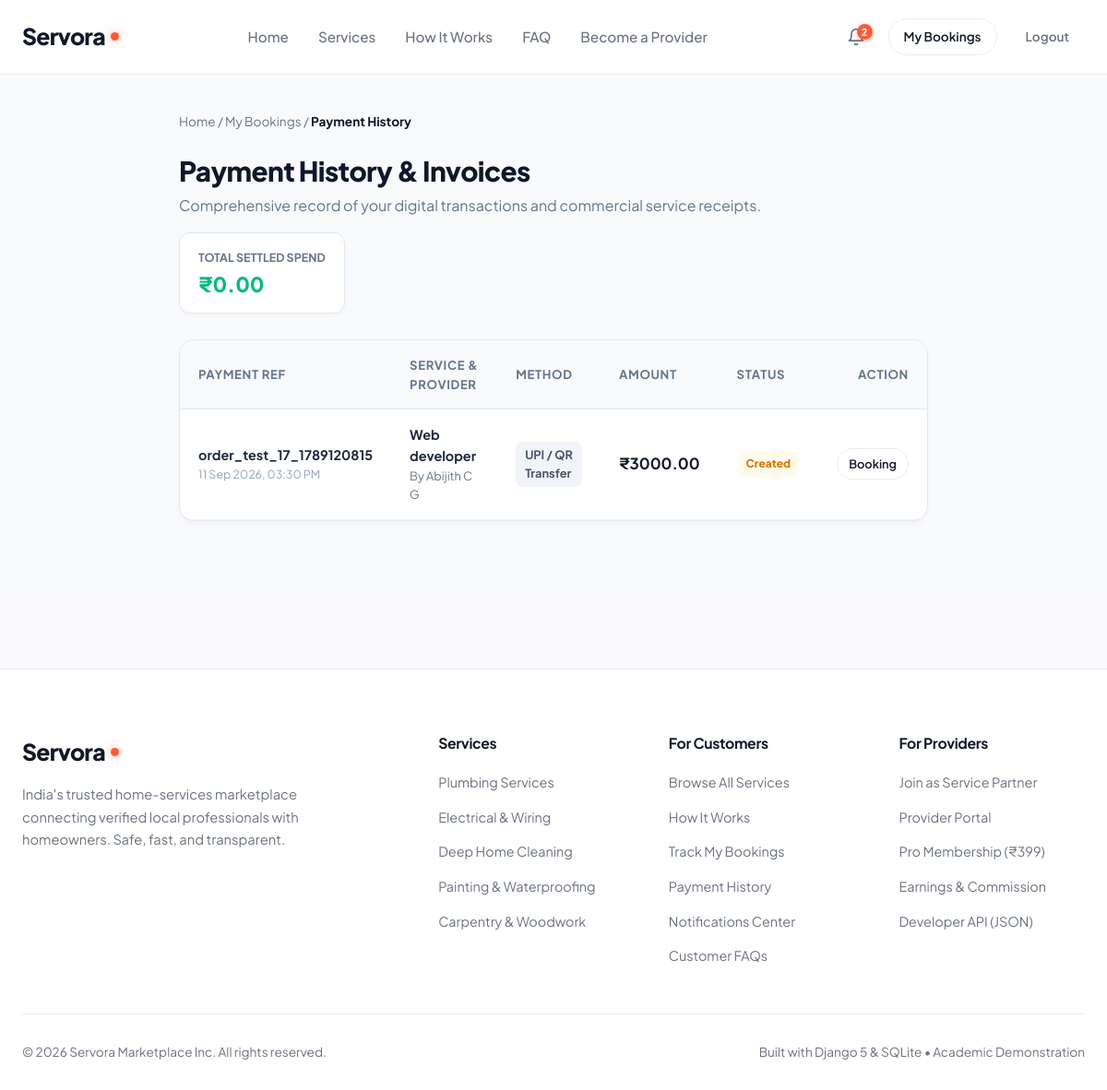
Before: /payments/history/ (signed in) with the older database file.
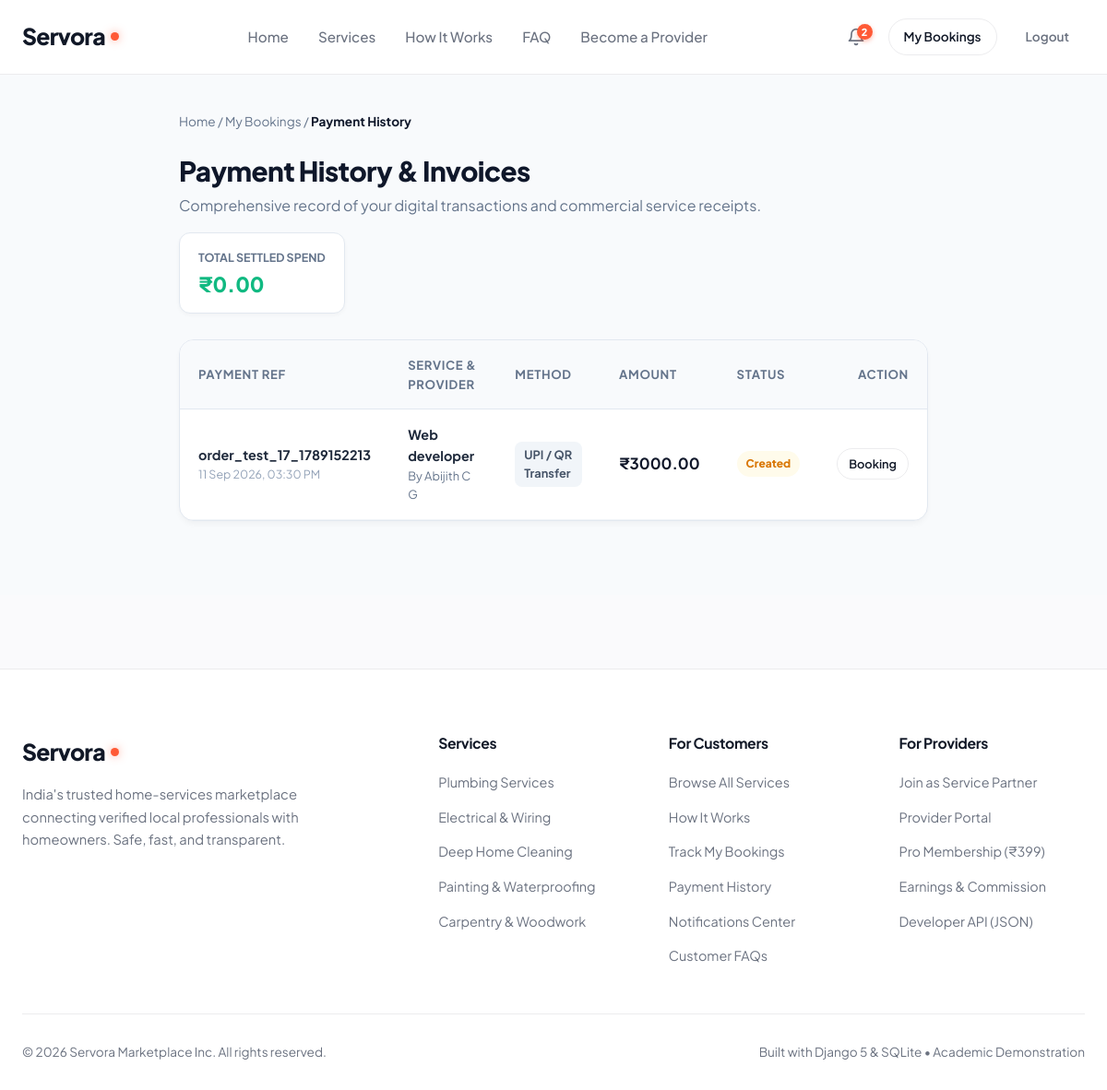
After: the same page with the newer database file.
### services/models.py (models this page shows, shortened)
class PaymentTransaction(models.Model):
    STATUS_CHOICES = (
        ('created', 'Created'),
        ('pending', 'Pending'),
        ('authorized', 'Authorized'),
        ('captured', 'Captured / Paid'),
        ('failed', 'Failed'),
        ('cancelled', 'Cancelled'),
        ('refunded', 'Refunded'),
        ('partially_refunded', 'Partially Refunded'),
    )
    PAYMENT_METHOD_CHOICES = (
        ('upi', 'UPI / QR Transfer'),
        ('card', 'Debit / Credit Card'),
        ('netbanking', 'Net Banking'),
        ('wallet', 'Digital Wallet'),
        ('other', 'Other'),
    )
    booking = models.ForeignKey(Booking, on_delete=models.CASCADE, related_name='payment_transactions')
    customer = models.ForeignKey(User, on_delete=models.CASCADE, related_name='customer_payments')
    provider = models.ForeignKey(UserProfile, on_delete=models.CASCADE, related_name='provider_payments')
    gateway = models.CharField(max_length=50, default='test_gateway')
    gateway_order_id = models.CharField(max_length=100, blank=True, db_index=True)
    gateway_payment_id = models.CharField(max_length=100, blank=True, db_index=True)
    gateway_signature = models.CharField(max_length=255, blank=True)
    amount = models.DecimalField(max_digits=10, decimal_places=2)
    currency = models.CharField(max_length=10, default='INR')
    payment_method = models.CharField(max_length=30, choices=PAYMENT_METHOD_CHOICES, default='upi')
    status = models.CharField(max_length=30, choices=STATUS_CHOICES, default='created')
    failure_reason = models.TextField(blank=True, default='')
    paid_at = models.DateTimeField(null=True, blank=True)
    is_demo = models.BooleanField(default=False, help_text="True if synthetic test-mode transaction.")
    created_at = models.DateTimeField(auto_now_add=True)
    updated_at = models.DateTimeField(auto_now=True)
    class Meta:
        ordering = ['-created_at']

class Booking(models.Model):
    STATUS_CHOICES = (
        ('pending', 'Pending Approval'),
        ('accepted', 'Accepted / In Progress'),
        ('completed', 'Completed'),
        ('declined', 'Declined'),
        ('cancelled', 'Cancelled'),
    )
    PAYMENT_STATUS_CHOICES = (
        ('unpaid', 'Unpaid'),
        ('pending', 'Payment Pending'),
        ('paid', 'Paid'),
        ('failed', 'Payment Failed'),
        ('refunded', 'Refunded'),
    )
    service = models.ForeignKey(Service, on_delete=models.CASCADE, related_name='bookings')
    customer = models.ForeignKey(User, on_delete=models.CASCADE, related_name='bookings')
    booking_date = models.DateField()
    booking_time = models.TimeField()
    status = models.CharField(max_length=20, choices=STATUS_CHOICES, default='pending')
    payment_status = models.CharField(
        max_length=20,
        choices=PAYMENT_STATUS_CHOICES,
        default='unpaid',
        help_text="Financial settlement status of the customer booking."
    )
    service_amount = models.DecimalField(
        max_digits=10,
        decimal_places=2,
        default=Decimal('0.00'),
        help_text="Base price for the agreed service."
    )
    materials_amount = models.DecimalField(
        max_digits=10,
        decimal_places=2,
        default=Decimal('0.00'),
        help_text="Total approved physical materials and parts reimbursement."
    )
    final_amount = models.DecimalField(
        max_digits=10,
        decimal_places=2,
        default=Decimal('0.00'),
        help_text="Final payable total locked after materials approval (service + materials)."
    )
    total_amount = models.DecimalField(max_digits=10, decimal_places=2)
    commission_rate = models.DecimalField(
        max_digits=5,
        decimal_places=2,
        default=10.00,
        help_text="Platform commission percentage (default 10%)"
    )
    commission_amount = models.DecimalField(
        max_digits=10,
        decimal_places=2,
        default=0.00,
        help_text="Calculated platform revenue earned on completion (10% of service charge)"
    )
    address = models.TextField(blank=True, default='')
    notes = models.TextField(blank=True, default='')
    created_at = models.DateTimeField(auto_now_add=True)
    class Meta:
        ordering = ['-created_at']

class Service(models.Model):
    provider = models.ForeignKey(UserProfile, on_delete=models.CASCADE, related_name='services')
    category = models.ForeignKey(Category, on_delete=models.CASCADE, related_name='services')
    title = models.CharField(max_length=200)
    slug = models.SlugField(max_length=220, unique=True, blank=True)
    description = models.TextField()
    price = models.DecimalField(max_digits=10, decimal_places=2, help_text="Starting price in INR (₹)")
    duration_estimate = models.CharField(max_length=100, default='1-2 hours')
    location = models.CharField(max_length=120, default='Kannur')
    image = models.ImageField(upload_to='services/', blank=True, null=True)
    is_active = models.BooleanField(default=True)
    is_featured = models.BooleanField(default=False)
    created_at = models.DateTimeField(auto_now_add=True)
    updated_at = models.DateTimeField(auto_now=True)
    class Meta:
        ordering = ['-is_featured', '-created_at']

### users/models.py (models this page shows, shortened)
class UserProfile(models.Model):
    ROLE_CHOICES = (
        ('customer', 'Customer / Homeowner'),
        ('provider', 'Service Provider / Professional'),
    )
    user = models.OneToOneField(User, on_delete=models.CASCADE, related_name='profile')
    role = models.CharField(max_length=20, choices=ROLE_CHOICES, default='customer')
    phone = models.CharField(max_length=20, blank=True, default='')
    city = models.CharField(max_length=100, blank=True, default='Kannur')
    address = models.TextField(blank=True, default='')
    bio = models.TextField(blank=True, default='')
    is_verified = models.BooleanField(default=False, help_text="Designates whether this provider has been verified.")
    avatar = models.ImageField(upload_to='profiles/', blank=True, null=True)
    PAYOUT_STATUS_CHOICES = (
        ('not_configured', 'Not Configured'),
        ('configured', 'Configured'),
        ('verification_required', 'Verification Required'),
        ('ready', 'Ready for Payout'),
    )
    PAYOUT_PREFERENCE_CHOICES = (
        ('upi', 'UPI Transfer'),
        ('bank', 'Bank Transfer'),
    )
    payout_upi_id = models.CharField(
        max_length=100,
        blank=True,
        default='',
        help_text="Private provider UPI ID for electronic settlement disbursements."
    )
    payout_upi_name = models.CharField(
        max_length=150,
        blank=True,
        default='',
        help_text="Beneficiary name associated with UPI ID."
    )
    payout_preference = models.CharField(
        max_length=30,
        choices=PAYOUT_PREFERENCE_CHOICES,
        default='upi'
    )
    payout_status = models.CharField(
        max_length=30,
        choices=PAYOUT_STATUS_CHOICES,
        default='not_configured'
    )
    created_at = models.DateTimeField(auto_now_add=True)
    @property
    def is_provider(self):
        return self.role == 'provider'

### services/views.py (the view)
# urls.py: path('payments/history/', views.customer_payment_history_view, name='customer_payment_history'),
@login_required
def customer_payment_history_view(request):
    if hasattr(request.user, 'profile') and request.user.profile.is_provider:
        messages.info(request, "Providers can track settlements under Provider Financials.")
        return redirect('provider_settlements')
    payments = PaymentTransaction.objects.filter(customer=request.user).select_related(
        'booking', 'booking__service', 'provider', 'provider__user'
    ).order_by('-created_at')
    total_paid = payments.filter(status='captured').aggregate(total=Sum('amount'))['total'] or Decimal('0.00')
    return render(request, 'services/payment_history.html', {
        'payments': payments,
        'total_paid': total_paid,
        'total_count': payments.count(),
    })

### services/context_processors.py (called while the page is built)
def notifications_context(request):
    if request.user.is_authenticated:
        user_notifications = Notification.objects.filter(recipient=request.user)
        unread_count = user_notifications.filter(is_read=False).count()
        recent = user_notifications[:5]
        return {
            'unread_notifications_count': unread_count,
            'recent_notifications': recent,
        }
    return {
        'unread_notifications_count': 0,
        'recent_notifications': [],
    }

### templates/services/payment_history.html (shortened to what the changed rows need)
{% extends 'base.html' %}
{% load static %}
{% block content %}
<section class="section" style="padding: 40px 0 80px; background: #F8FAFC;">
  <div class="container container-narrow">
    <div style="display: flex; justify-content: space-between; align-items: flex-end; margin-bottom: 28px; flex-wrap: wrap; gap: 16px;">
      <div>
        <h1 style="font-size: 1.85rem; font-weight: 800; color: #0F172A; margin: 0 0 6px;">Payment History & Invoices</h1>
      </div>
    </div>
    {% if payments %}
      <div style="background: #FFFFFF; border: 1px solid #E2E8F0; border-radius: 16px; overflow: hidden; box-shadow: 0 4px 6px -1px rgba(0,0,0,0.04);">
        <table style="width: 100%; border-collapse: collapse; text-align: left;">
          <thead>
            <tr style="background: #F8FAFC; border-bottom: 1px solid #E2E8F0; font-size: 0.82rem; text-transform: uppercase; color: #64748B; letter-spacing: 0.05em;">
              <th style="padding: 16px 20px;">Payment Ref</th>
              <th style="padding: 16px 20px;">Service & Provider</th>
              <th style="padding: 16px 20px;">Method</th>
              <th style="padding: 16px 20px;">Amount</th>
              <th style="padding: 16px 20px;">Status</th>
              <th style="padding: 16px 20px; text-align: right;">Action</th>
            </tr>
          </thead>
          <tbody>
            {% for p in payments %}
              <tr style="border-bottom: 1px solid #F1F5F9; font-size: 0.9rem;">
                <td style="padding: 16px 20px;">
                  <div style="font-weight: 700; color: #1E293B;">{{ p.gateway_payment_id|default:p.gateway_order_id }}</div>
                  <div style="font-size: 0.78rem; color: #94A3B8;">{{ p.created_at|date:"d M Y, h:i A" }}</div>
                </td>
                <td style="padding: 16px 20px;">
                  <strong style="color: #1E293B;">{{ p.booking.service.title }}</strong>
                  <div style="font-size: 0.8rem; color: #64748B;">By {{ p.provider.user.get_full_name|default:p.provider.user.username }}</div>
                </td>
                <td style="padding: 16px 20px;">
                  <span style="display: inline-block; padding: 4px 10px; background: #F1F5F9; border-radius: 8px; font-weight: 700; font-size: 0.8rem; color: #475569;">
                    {{ p.get_payment_method_display }}
                  </span>
                </td>
                <td style="padding: 16px 20px;">
                  <strong style="font-size: 1.05rem; color: #0F172A;">₹{{ p.amount|floatformat:2 }}</strong>
                </td>
                <td style="padding: 16px 20px;">
                  {% if p.status == 'captured' %}
                    <span style="display: inline-block; padding: 4px 10px; background: #ECFDF5; color: #059669; border-radius: 9999px; font-weight: 800; font-size: 0.75rem;">
                      ✓ Paid
                    </span>
                  {% elif p.status == 'failed' %}
                    <span style="display: inline-block; padding: 4px 10px; background: #FEF2F2; color: #DC2626; border-radius: 9999px; font-weight: 800; font-size: 0.75rem;">
                      Failed
                    </span>
                  {% elif p.status == 'refunded' %}
                    <span style="display: inline-block; padding: 4px 10px; background: #F3F4F6; color: #6B7280; border-radius: 9999px; font-weight: 800; font-size: 0.75rem;">
                      Refunded
                    </span>
                  {% else %}
                    <span style="display: inline-block; padding: 4px 10px; background: #FFFBEB; color: #D97706; border-radius: 9999px; font-weight: 800; font-size: 0.75rem;">
                      {{ p.get_status_display }}
                    </span>
                  {% endif %}
                </td>
                <td style="padding: 16px 20px; text-align: right;">
                  <div style="display: inline-flex; gap: 8px;">
                    <a href="{% url 'booking_detail' p.booking.id %}" class="btn btn-outline btn-sm" style="padding: 6px 12px; font-size: 0.8rem;">
                      Booking
                    </a>
                  </div>
                </td>
              </tr>
            {% endfor %}
          </tbody>
        </table>
      </div>
    {% endif %}
  </div>
</section>
{% endblock %}

Changed rows visible on the page:
changed PaymentTransaction "UPI / QR Transfer": gateway_payment_id "order_test_17_1789120815" → "order_test_17_1789152213"
